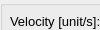
     <widget class="QWidget" name="tbmotors_movements">
      <property name="geometry">
       <rect>
        <x>0</x>
        <y>0</y>
        <width>100</width>
        <height>30</height>
       </rect>
      </property>
      <attribute name="label">
       <string>Movements</string>
      </attribute>
      <widget class="QGroupBox" name="gb_axismovement">
       <property name="geometry">
        <rect>
         <x>0</x>
         <y>0</y>
         <width>330</width>
         <height>120</height>
        </rect>
       </property>
       <property name="title">
        <string/>
       </property>
       <widget class="QWidget" name="layoutWidget">
        <property name="geometry">
         <rect>
          <x>10</x>
          <y>8</y>
          <width>317</width>
          <height>100</height>
         </rect>
        </property>
        <layout class="QVBoxLayout" name="verticalLayout">
         <item>
          <layout class="QHBoxLayout" name="horizontalLayout_4">
           <item>
            <widget class="QLabel" name="label_21">
             <property name="font">
              <font>
               <pointsize>10</pointsize>
              </font>
             </property>
             <property name="text">
              <string>Velocity [unit/s]:</string>
             </property>
            </widget>
           </item>
           <item>
            <widget class="QLineEdit" name="le_velocity">
             <property name="font">
              <font>
               <pointsize>10</pointsize>
               <weight>50</weight>
               <bold>false</bold>
              </font>
             </property>
             <property name="text">
              <string>0.00</string>
             </property>
             <property name="alignment">
              <set>Qt::AlignRight|Qt::AlignTrailing|Qt::AlignVCenter</set>
             </property>
            </widget>
           </item>
          </layout>
         </item>
         <item>
          <layout class="QHBoxLayout" name="horizontalLayout_6">
           <item>
            <widget class="QLabel" name="label_2">
             <property name="font">
              <font>
               <pointsize>15</pointsize>
              </font>
             </property>
             <property name="text">
              <string>Axis:</string>
             </property>
            </widget>
           </item>
           <item>
            <widget class="QComboBox" name="cb_selectaxis">
             <property name="font">
              <font>
               <pointsize>14</pointsize>
              </font>
             </property>
             <item>
              <property name="text">
               <string>#1 (+Z &amp; Z') [mm]</string>
              </property>
             </item>
             <item>
              <property name="text">
               <string>#2 (+Y) [mm]</string>
              </property>
             </item>
             <item>
              <property name="text">
               <string>#3 (+X) [mm]</string>
              </property>
             </item>
             <item>
              <property name="text">
               <string>#5 (+A) [deg]</string>
              </property>
             </item>
             <item>
              <property name="text">
               <string>#6 (+W) [mm]</string>
              </property>
             </item>
             <item>
              <property name="text">
               <string>#7 (+V) [mm]</string>
              </property>
             </item>
             <item>
              <property name="text">
               <string>#8 (+B) [deg]</string>
              </property>
             </item>
             <item>
              <property name="text">
               <string>#9 (+C) [deg]</string>
              </property>
             </item>
            </widget>
           </item>
          </layout>
         </item>
         <item>
          <layout class="QHBoxLayout" name="horizontalLayout_5">
           <item>
            <widget class="QLabel" name="label_20">
             <property name="font">
              <font>
               <pointsize>11</pointsize>
              </font>
             </property>
             <property name="text">
              <string>Target Position [unit]:</string>
             </property>
            </widget>
           </item>
           <item>
            <widget class="QLineEdit" name="le_targetposition">
             <property name="font">
              <font>
               <pointsize>11</pointsize>
               <weight>50</weight>
               <bold>false</bold>
              </font>
             </property>
             <property name="text">
              <string>0.0000</string>
             </property>
             <property name="alignment">
              <set>Qt::AlignRight|Qt::AlignTrailing|Qt::AlignVCenter</set>
             </property>
            </widget>
           </item>
          </layout>
         </item>
        </layout>
       </widget>
      </widget>
      <widget class="QGroupBox" name="groupBox">
       <property name="geometry">
        <rect>
         <x>0</x>
         <y>118</y>
         <width>330</width>
         <height>43</height>
        </rect>
       </property>
       <property name="title">
        <string/>
       </property>
       <widget class="QPushButton" name="pb_stopmotor">
        <property name="geometry">
         <rect>
          <x>168</x>
          <y>7</y>
          <width>152</width>
          <height>30</height>
         </rect>
        </property>
        <property name="font">
         <font>
          <pointsize>12</pointsize>
         </font>
        </property>
        <property name="text">
         <string>Stop Motor</string>
        </property>
       </widget>
       <widget class="QPushButton" name="pb_movetotarget">
        <property name="geometry">
         <rect>
          <x>10</x>
          <y>7</y>
          <width>152</width>
          <height>30</height>
         </rect>
        </property>
        <property name="font">
         <font>
          <pointsize>12</pointsize>
         </font>
        </property>
        <property name="text">
         <string>Move to Target</string>
        </property>
       </widget>
      </widget>
     </widget>
